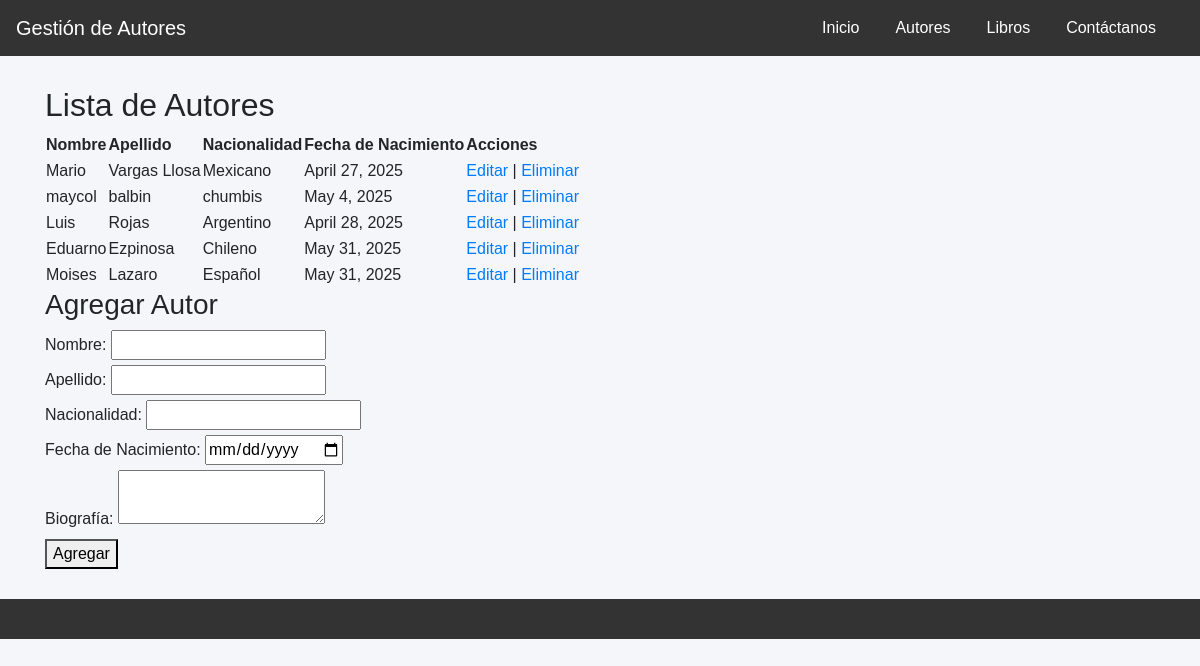
The page / on the database its author committed.
### api/models.py (models this page shows, shortened)
class Autor(models.Model):
    nombre = models.CharField(max_length=100)
    apellido = models.CharField(max_length=100)
    nacionalidad = models.CharField(max_length=50, blank=True)
    fecha_nacimiento = models.DateField(null=True, blank=True)
    biografia = models.TextField(blank=True)

### api/views.py (the view, shortened to what this page needs)
# urls.py: path('', vista_autores, name='vista_autores'),  # Redirige a la vista_autores en la raíz de la app
def vista_autores(request):
    autores = Autor.objects.all()
    autor = None
    if 'editar' in request.GET:
        autor = get_object_or_404(Autor, id=request.GET['editar'])
    if 'eliminar' in request.GET:
        Autor.objects.filter(id=request.GET['eliminar']).delete()
        return redirect('vista_autores')
    return render(request, 'autores.html', {'autores': autores, 'autor': autor})

### api/Templates/autores.html (shortened to what this page needs)
{% extends 'base.html' %}
{% block content %}
<h2>Lista de Autores</h2>
<table>
    <thead>
        <tr>
            <th>Nombre</th>
            <th>Apellido</th>
            <th>Nacionalidad</th>
            <th>Fecha de Nacimiento</th>
            <th>Acciones</th>
        </tr>
    </thead>
    <tbody>
        {% for autor in autores %}
        <tr>
            <td>{{ autor.nombre }}</td>
            <td>{{ autor.apellido }}</td>
            <td>{{ autor.nacionalidad }}</td>
            <td>{{ autor.fecha_nacimiento }}</td>
            <td>
                <a href="?editar={{ autor.id }}">Editar</a> |
                <a href="?eliminar={{ autor.id }}" onclick="return confirm('¿Estás seguro de eliminar a este autor?')">Eliminar</a>
            </td>
        </tr>
        {% endfor %}
    </tbody>
</table>
<h3>{% if autor %}Editar Autor{% else %}Agregar Autor{% endif %}</h3>
<form method="post">
    <label for="nombre">Nombre:</label>
    <input type="text" id="nombre" name="nombre" value="{{ autor.nombre }}" required><br>
    <label for="apellido">Apellido:</label>
    <input type="text" id="apellido" name="apellido" value="{{ autor.apellido }}" required><br>
    <label for="nacionalidad">Nacionalidad:</label>
    <input type="text" id="nacionalidad" name="nacionalidad" value="{{ autor.nacionalidad }}" required><br>
    <label for="fecha_nacimiento">Fecha de Nacimiento:</label>
    <input type="date" id="fecha_nacimiento" name="fecha_nacimiento" value="{{ autor.fecha_nacimiento }}" required><br>
    <label for="biografia">Biografía:</label>
    <textarea id="biografia" name="biografia" required>{{ autor.biografia }}</textarea><br>
    <button type="submit">{% if autor %}Actualizar{% else %}Agregar{% endif %}</button>
</form>
{% endblock %}

### api/Templates/base.html (shortened to what this page needs)
<!DOCTYPE html>
<html lang="es">
<head>
    <link href="https://stackpath.bootstrapcdn.com/bootstrap/4.5.2/css/bootstrap.min.css" rel="stylesheet">
</head>
<body>
    <header>
        <nav class="navbar navbar-expand-lg navbar-light">
            <a class="navbar-brand" href="{% url 'vista_autores' %}">Gestión de Autores</a>
            <div class="collapse navbar-collapse" id="navbarNav">
                <ul class="navbar-nav ml-auto">
                    <li class="nav-item">
                        <a class="nav-link" href="{% url 'vista_autores' %}">Inicio</a>
                    </li>
                    <li class="nav-item">
                        <a class="nav-link" href="{% url 'vista_autores'%}">Autores</a>
                    </li>
                    <li class="nav-item">
                        <a class="nav-link" href="{% url 'vista_libros'%}">Libros</a>
                    </li>
                    <li class="nav-item">
                        <a class="nav-link" href="#">Contáctanos</a>
                    </li>
                </ul>
            </div>
        </nav>
    </header>
    <div class="container">
        {% block content %}{% endblock %}
    </div>
    <footer class="footer text-center">

### api/Templates/base.html (style rules this page uses)
body { font-family: 'Arial', sans-serif; background-color: #f4f6f9; }
.navbar { background-color: #333; }
.navbar-brand, .nav-link { color: white !important; }
.footer { background-color: #333; color: white; padding: 20px 0; margin-top: 30px; }
.container { margin-top: 30px; }
.navbar-nav .nav-item { padding-right: 20px; }

### rows shown on the page
Autor: nombre "Mario", apellido "Vargas Llosa", nacionalidad "Mexicano", fecha_nacimiento "April 27, 2025"
Autor: nombre "maycol", apellido "balbin", nacionalidad "chumbis", fecha_nacimiento "May 4, 2025"
Autor: nombre "Luis", apellido "Rojas", nacionalidad "Argentino", fecha_nacimiento "April 28, 2025"
Autor: nombre "Eduarno", apellido "Ezpinosa", nacionalidad "Chileno", fecha_nacimiento "May 31, 2025"
Autor: nombre "Moises", apellido "Lazaro", nacionalidad "Español", fecha_nacimiento "May 31, 2025"
